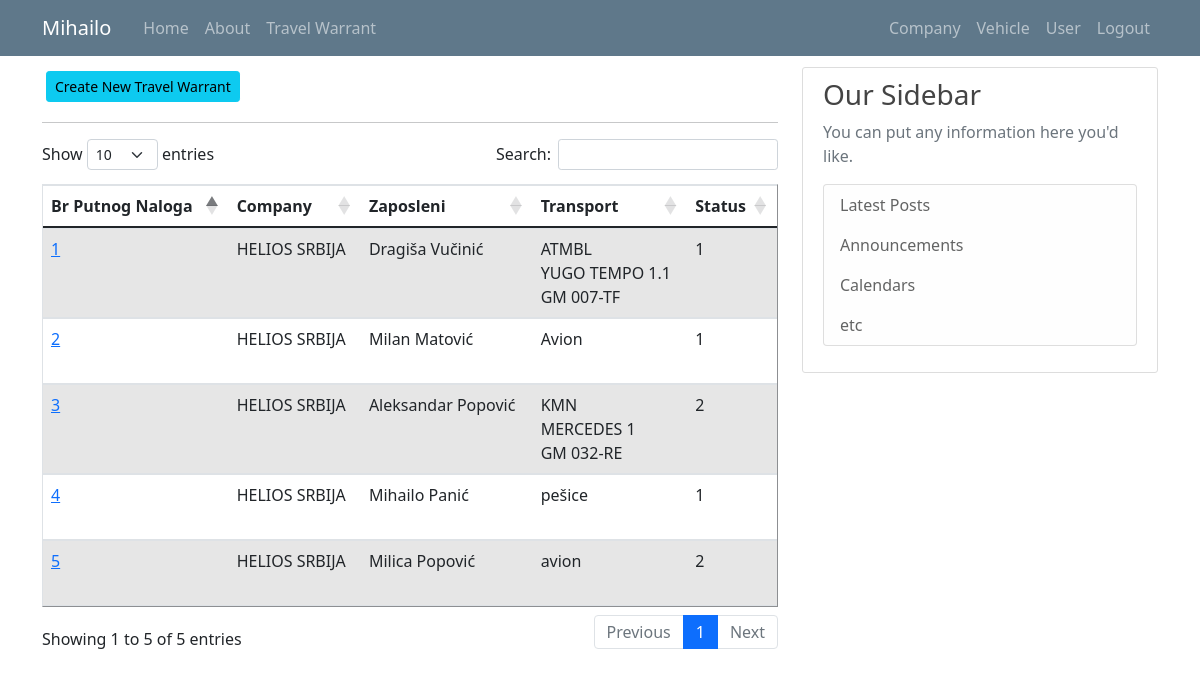
Page /travel_warrant_list (signed in) on the committed database.
### putninalozi/models.py (models this page shows, shortened)
class User(db.Model, UserMixin):
    id = db.Column(db.Integer, primary_key=True)
    email = db.Column(db.String(120), unique=True, nullable=False)
    password = db.Column(db.String(60), nullable = False)
    name = db.Column(db.String(20), unique=False, nullable=False)
    surname = db.Column(db.String(20), unique=False, nullable=False)
    gender = db.Column(db.String(1)) #(0, "srednji"), (1, "muški"), (2, "ženski")
    workplace = db.Column(db.String(20), unique=False, nullable=False)
    authorization = db.Column(db.String(10), nullable = False) # ovde treba da budu tipovi korisnika: S_admin, C_admin, C_user
    company_id = db.Column(db.Integer, db.ForeignKey('company.id'), nullable=True)
    travelwarrants = db.relationship('TravelWarrant', backref='travelwarrant_user', lazy=True)

class TravelWarrant(db.Model):
    travel_warrant_id = db.Column(db.Integer, primary_key=True)
    user_id = db.Column(db.Integer, db.ForeignKey('user.id'), nullable=False)
    with_task = db.Column(db.String(50), nullable=False)
    company_id = db.Column(db.Integer, db.ForeignKey('company.id'), nullable=False)
    abroad_contry = db.Column(db.String(50), nullable=True)
    relation = db.Column(db.String(150), nullable=False)
    start_datetime = db.Column(db.DateTime, nullable=True)
    end_datetime = db.Column(db.DateTime, nullable=True)
    vehicle_id = db.Column(db.Integer, db.ForeignKey('vehicle.id'), nullable=True)
    together_with = db.Column(db.Integer, nullable=True)
    personal_type = db.Column(db.String(50), nullable=True)
    personal_brand = db.Column(db.String(50), nullable=True)
    personal_registration = db.Column(db.String(12), nullable=True)
    other = db.Column(db.String(50), nullable=True) #avion, bus, taksi...
    advance_payment = db.Column(db.Integer, nullable=False)
    advance_payment_currency = db.Column(db.String(5), nullable=False)
    daily_wage = db.Column(db.Integer, nullable=False)
    daily_wage_currency = db.Column(db.String(5), nullable=False)
    costs_pays = db.Column(db.String(50), nullable=False)
    km_start = db.Column(db.Integer, nullable=True)
    km_end = db.Column(db.Integer, nullable=True)
    status = db.Column(db.Integer, nullable=False)

class Company(db.Model):
    id = db.Column(db.Integer, primary_key=True)
    companyname = db.Column(db.String(20), unique=True, nullable=False)         #Helios, Metalac, Tetrapak, Foka, Papir Print
    company_address = db.Column(db.String(20), unique=False, nullable=False)
    company_address_number = db.Column(db.Integer, nullable=False)
    company_zip_code = db.Column(db.Integer, nullable=False)
    company_city = db.Column(db.String(20), unique=False, nullable=False)
    company_state = db.Column(db.String(20), unique=False, nullable=False)
    company_pib = db.Column(db.Integer, nullable=False)
    company_mb = db.Column(db.Integer, nullable=False)
    company_site = db.Column(db.String(20), unique=True, nullable=False) #vidi imali neki model tipa db.Link()
    company_mail = db.Column(db.String(120), unique=True, nullable=False)
    company_phone = db.Column(db.Integer, nullable=False)
    company_logo = db.Column(db.String(60), nullable=False)
    users = db.relationship('User', backref='user_company', lazy=True)
    vehicles = db.relationship('Vehicle', backref='vehicle_company', lazy=True)
    travelwarrants = db.relationship('TravelWarrant', backref='travelwarrant_company', lazy=True)

class Vehicle(db.Model):
    id = db.Column(db.Integer, primary_key=True)
    vehicle_type = db.Column(db.String(10), nullable = False)
    vehicle_brand = db.Column(db.String(10), nullable = False)
    vehicle_registration = db.Column(db.String(12), nullable = False)
    company_id = db.Column(db.Integer, db.ForeignKey('company.id'), nullable=False)
    travelwarrants = db.relationship('TravelWarrant', backref='travelwarrant_vehicle', lazy=True)

### putninalozi/travel_warrants/routes.py (the view)
@travel_warrants.route("/travel_warrant_list")
def travel_warrant_list():
    if not current_user.is_authenticated:
        flash('You have to be logged in to access this page', 'danger')
        return redirect(url_for('users.login'))
    warrants = TravelWarrant.query.all()
    return render_template('travel_warrant_list.html', title='Travel Warrants', warrants=warrants)

### putninalozi/models.py (called while the page is built)
@login_manager.user_loader
def load_user(user_id):
    return User.query.get(int(user_id))

### putninalozi/templates/travel_warrant_list.html (shortened to what this page needs)
{% extends "layout.html" %}
{% block content %}
{% if current_user.authorization != 'c_user' %}
  <a class="btn btn-info btn-sm m-1" href="{{ url_for('travel_warrants.register_tw') }}">Create New Travel Warrant</a>
{% endif %}
<hr>
<table id="data" border="1" class="table table-striped">
  {% if current_user.authorization == 's_admin' %}
    <thead>
      <tr id="header">
        <th>Br Putnog Naloga</th>
        <th>Company</th>
        <th>Zaposleni</th>
        <th>Transport</th>
        <th>Status</th>
      </tr>
    </thead>
    <tbody>
      {% for warrant in warrants %}
        <tr>
          <td> <a class="mr-2" href="{{ url_for('travel_warrants.travel_warrant_profile', warrant_id=warrant.travel_warrant_id) }}" title="Edit Travel Warrant"> {{ warrant.travel_warrant_id }} </a> </td>
          <td> {{ warrant.travelwarrant_company.companyname }} </td>
          <td> {{ warrant.travelwarrant_user.name }} {{ warrant.travelwarrant_user.surname }} </td>
          <td> {{ warrant.other }} {{ warrant.personal_type }} {{ warrant.travelwarrant_vehicle.vehicle_type }} <br> {{warrant.travelwarrant_vehicle.vehicle_brand}} <br> {{warrant.travelwarrant_vehicle.vehicle_registration}} </td>
          <td> {{ warrant.status }} </td>
        </tr>
      {% endfor %}
    </tbody>
  {% endif %}
</table>
{% endblock content%}

### putninalozi/templates/layout.html (shortened to what this page needs)
<!doctype html>
<html lang="en">
  <head>
    <link rel="stylesheet" href="https://cdn.jsdelivr.net/npm/bootstrap@4.3.1/dist/css/bootstrap.min.css">
    <link rel="stylesheet" type="text/css" href="{{ url_for('static', filename='main.css') }}">
    <link href="https://cdn.jsdelivr.net/npm/bootstrap@5.0.1/dist/css/bootstrap.min.css" rel="stylesheet">
    <link rel="stylesheet" type="text/css" href="https://cdn.datatables.net/1.10.25/css/dataTables.bootstrap5.css">
  </head>
  <body>
    <header class="site-header">
      <nav class="navbar navbar-expand-md navbar-dark bg-steel fixed-top">
        <div class="container">
          <a class="navbar-brand mr-4" href="/">{{ current_user.name }}</a>
          <div class="collapse navbar-collapse" id="navbarToggle">
            <div class="navbar-nav mr-auto">
              {% if current_user.is_authenticated %}
                <a class="nav-item nav-link" href="{{ url_for('main.home') }}">Home</a>
                <a class="nav-item nav-link" href="{{ url_for('main.about') }}">About</a>
                <a class="nav-item nav-link" href="{{ url_for('travel_warrants.travel_warrant_list') }}">Travel Warrant</a>
              {% else %}
                <a class="nav-item nav-link" href="{{ url_for('main.home') }}">Home</a>
                <a class="nav-item nav-link" href="{{ url_for('main.about') }}">About</a>
              {% endif %}
            </div>
            <div class="navbar-nav">
              {% if current_user.is_authenticated %}
                {% if current_user.authorization == 's_admin' %}
                  <a class="nav-item nav-link" href="{{ url_for('companys.company_list') }}">Company</a>
                  <a class="nav-item nav-link" href="{{ url_for('vehicles.vehicle_list') }}">Vehicle</a>
                  <a class="nav-item nav-link" href="{{ url_for('users.user_list') }}">User</a>
                  <a class="nav-item nav-link" href="{{ url_for('users.logout') }}">Logout</a>
                {% else %}
                  <a class="nav-item nav-link" href="{{ url_for('users.user_list') }}">User</a>
                  <a class="nav-item nav-link" href="{{ url_for('users.logout') }}">Logout</a>
                {% endif %}
              {% else %}
                <a class="nav-item nav-link" href="{{ url_for('users.login') }}">Login</a>
              {% endif %}
            </div>
          </div>
        </div>
      </nav>
    </header>
    <main role="main" class="container">
      <div class="row">
        <div class="col-md-8">
          {% block content %}{% endblock %}
        </div>
        <div class="col-md-4">
          <div class="content-section">
            <h3>Our Sidebar</h3>
            <p class='text-muted'>You can put any information here you'd like.
              <ul class="list-group">
                <li class="list-group-item list-group-item-light">Latest Posts</li>
                <li class="list-group-item list-group-item-light">Announcements</li>
                <li class="list-group-item list-group-item-light">Calendars</li>
                <li class="list-group-item list-group-item-light">etc</li>
              </ul>
            </p>
          </div>
        </div>
      </div>
    </main>
  </body>
</html>

### putninalozi/static/main.css (style rules this page uses)
body { background: #fafafa; color: #333333; margin-top: 5rem; }
h1, h2, h3, h4, h5, h6 { color: #444444; }
.bg-steel { background-color: #5f788a; }
.site-header .navbar-nav .nav-link { color: #cbd5db; }
.content-section { background: #ffffff; padding: 10px 20px; border: 1px solid #dddddd; border-radius: 3px; margin-bottom: 20px; }

### rows in the picture
User: name "Mihailo"
TravelWarrant: travel_warrant_id "1", travelwarrant_company.companyname "HELIOS SRBIJA", travelwarrant_user.name "Dragiša", travelwarrant_user.surname "Vučinić", travelwarrant_vehicle.vehicle_type "ATMBL", travelwarrant_vehicle.vehicle_brand "YUGO TEMPO 1.1", travelwarrant_vehicle.vehicle_registration "GM 007-TF", status "1"
TravelWarrant: travel_warrant_id "2", travelwarrant_company.companyname "HELIOS SRBIJA", travelwarrant_user.name "Milan", travelwarrant_user.surname "Matović", other "Avion", status "1"
TravelWarrant: travel_warrant_id "3", travelwarrant_company.companyname "HELIOS SRBIJA", travelwarrant_user.name "Aleksandar", travelwarrant_user.surname "Popović", travelwarrant_vehicle.vehicle_type "KMN", travelwarrant_vehicle.vehicle_brand "MERCEDES 1", travelwarrant_vehicle.vehicle_registration "GM 032-RE", status "2"
TravelWarrant: travel_warrant_id "4", travelwarrant_company.companyname "HELIOS SRBIJA", travelwarrant_user.name "Mihailo", travelwarrant_user.surname "Panić", other "pešice", status "1"
TravelWarrant: travel_warrant_id "5", travelwarrant_company.companyname "HELIOS SRBIJA", travelwarrant_user.name "Milica", travelwarrant_user.surname "Popović", other "avion", status "2"
